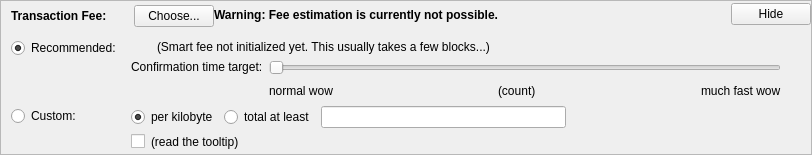
    <widget class="QFrame" name="frameFee">
     <property name="sizePolicy">
      <sizepolicy hsizetype="Expanding" vsizetype="Expanding">
       <horstretch>0</horstretch>
       <verstretch>0</verstretch>
      </sizepolicy>
     </property>
     <property name="maximumSize">
      <size>
       <width>16777215</width>
       <height>16777215</height>
      </size>
     </property>
     <property name="frameShape">
      <enum>QFrame::StyledPanel</enum>
     </property>
     <property name="frameShadow">
      <enum>QFrame::Sunken</enum>
     </property>
     <layout class="QVBoxLayout" name="verticalLayoutFee1">
      <property name="spacing">
       <number>0</number>
      </property>
      <property name="leftMargin">
       <number>0</number>
      </property>
      <property name="topMargin">
       <number>0</number>
      </property>
      <property name="rightMargin">
       <number>0</number>
      </property>
      <property name="bottomMargin">
       <number>0</number>
      </property>
      <item>
       <layout class="QVBoxLayout" name="verticalLayoutFee2" stretch="0,0,0">
        <property name="spacing">
         <number>0</number>
        </property>
        <property name="leftMargin">
         <number>10</number>
        </property>
        <property name="topMargin">
         <number>0</number>
        </property>
        <item>
         <layout class="QHBoxLayout" name="horizontalLayoutFee1">
          <property name="bottomMargin">
           <number>0</number>
          </property>
          <item>
           <layout class="QVBoxLayout" name="verticalLayoutFee7">
            <property name="spacing">
             <number>0</number>
            </property>
            <item>
             <spacer name="verticalSpacerSmartFee">
              <property name="orientation">
               <enum>Qt::Vertical</enum>
              </property>
              <property name="sizeType">
               <enum>QSizePolicy::Fixed</enum>
              </property>
              <property name="sizeHint" stdset="0">
               <size>
                <width>1</width>
                <height>4</height>
               </size>
              </property>
             </spacer>
            </item>
            <item>
             <layout class="QHBoxLayout" name="horizontalLayoutSmartFee">
              <property name="spacing">
               <number>10</number>
              </property>
              <item>
               <widget class="QLabel" name="labelFeeHeadline">
                <property name="sizePolicy">
                 <sizepolicy hsizetype="Preferred" vsizetype="Maximum">
                  <horstretch>0</horstretch>
                  <verstretch>0</verstretch>
                 </sizepolicy>
                </property>
                <property name="font">
                 <font>
                  <weight>75</weight>
                  <bold>true</bold>
                 </font>
                </property>
                <property name="styleSheet">
                 <string notr="true">font-weight:bold;</string>
                </property>
                <property name="text">
                 <string>Transaction Fee:</string>
                </property>
               </widget>
              </item>
              <item>
               <widget class="QLabel" name="labelFeeMinimized">
                <property name="text">
                 <string/>
                </property>
               </widget>
              </item>
              <item>
               <widget class="QPushButton" name="buttonChooseFee">
                <property name="text">
                 <string>Choose...</string>
                </property>
               </widget>
              </item>
             </layout>
            </item>
            <item>
             <spacer name="verticalSpacer_5">
              <property name="orientation">
               <enum>Qt::Vertical</enum>
              </property>
              <property name="sizeHint" stdset="0">
               <size>
                <width>1</width>
                <height>1</height>
               </size>
              </property>
             </spacer>
            </item>
           </layout>
          </item>
          <item>
           <widget class="QLabel" name="fallbackFeeWarningLabel">
            <property name="toolTip">
             <string>Using the fallbackfee can result in sending a transaction that will take several hours or days (or never) to confirm. Consider choosing your fee manually or wait until your have validated the complete chain.</string>
            </property>
            <property name="font">
            <font>
                <weight>75</weight>
                <bold>true</bold>
            </font>
            </property>
            <property name="text">
             <string>Warning: Fee estimation is currently not possible.</string>
            </property>
            <property name="wordWrap">
             <bool>false</bool>
            </property>
           </widget>
          </item>
          <item>
           <spacer name="horizontalSpacer_4">
            <property name="orientation">
             <enum>Qt::Horizontal</enum>
            </property>
            <property name="sizeType">
             <enum>QSizePolicy::MinimumExpanding</enum>
            </property>
            <property name="sizeHint" stdset="0">
             <size>
              <width>40</width>
              <height>20</height>
             </size>
            </property>
           </spacer>
          </item>
          <item>
           <widget class="QPushButton" name="buttonMinimizeFee">
            <property name="toolTip">
             <string>collapse fee-settings</string>
            </property>
            <property name="text">
             <string>Hide</string>
            </property>
           </widget>
          </item>
         </layout>
        </item>
        <item>
         <widget class="QFrame" name="frameFeeSelection">
          <layout class="QVBoxLayout" name="verticalLayoutFee12">
           <property name="spacing">
            <number>0</number>
           </property>
           <property name="leftMargin">
            <number>0</number>
           </property>
           <property name="topMargin">
            <number>0</number>
           </property>
           <property name="rightMargin">
            <number>0</number>
           </property>
           <property name="bottomMargin">
            <number>0</number>
           </property>
           <item>
            <layout class="QGridLayout" name="gridLayoutFee">
             <property name="topMargin">
              <number>10</number>
             </property>
             <property name="bottomMargin">
              <number>4</number>
             </property>
             <property name="horizontalSpacing">
              <number>10</number>
             </property>
             <property name="verticalSpacing">
              <number>4</number>
             </property>
             <item row="1" column="1">
              <layout class="QVBoxLayout" name="verticalLayoutFee8">
               <property name="spacing">
                <number>6</number>
               </property>
               <item>
                <layout class="QHBoxLayout" name="horizontalLayoutFee13">
                 <item>
                  <widget class="QRadioButton" name="radioCustomPerKilobyte">
                   <property name="toolTip">
                    <string>If the custom fee is set to 1000 satoshis and the transaction is only 250 bytes, then &quot;per kilobyte&quot; only pays 250 satoshis in fee, while &quot;total at least&quot; pays 1000 satoshis. For transactions bigger than a kilobyte both pay by kilobyte.</string>
                   </property>
                   <property name="text">
                    <string>per kilobyte</string>
                   </property>
                   <property name="checked">
                    <bool>true</bool>
                   </property>
                   <attribute name="buttonGroup">
                    <string notr="true">groupCustomFee</string>
                   </attribute>
                  </widget>
                 </item>
                 <item>
                  <widget class="QRadioButton" name="radioCustomAtLeast">
                   <property name="toolTip">
                    <string>If the custom fee is set to 1000 satoshis and the transaction is only 250 bytes, then &quot;per kilobyte&quot; only pays 250 satoshis in fee, while &quot;total at least&quot; pays 1000 satoshis. For transactions bigger than a kilobyte both pay by kilobyte.</string>
                   </property>
                   <property name="text">
                    <string>total at least</string>
                   </property>
                   <attribute name="buttonGroup">
                    <string notr="true">groupCustomFee</string>
                   </attribute>
                  </widget>
                 </item>
                 <item>
                  <widget class="BitcoinAmountField" name="customFee"/>
                 </item>
                 <item>
                  <spacer name="horizontalSpacer_6">
                   <property name="orientation">
                    <enum>Qt::Horizontal</enum>
                   </property>
                   <property name="sizeHint" stdset="0">
                    <size>
                     <width>1</width>
                     <height>1</height>
                    </size>
                   </property>
                  </spacer>
                 </item>
                </layout>
               </item>
               <item>
                <layout class="QHBoxLayout" name="horizontalLayoutFee8">
                 <item>
                  <widget class="QCheckBox" name="checkBoxMinimumFee">
                   <property name="toolTip">
                    <string>Paying only the minimum fee is just fine as long as there is less transaction volume than space in the blocks. But be aware that this can end up in a never confirming transaction once there is more demand for dogecoin transactions than the network can process.</string>
                   </property>
                   <property name="text">
                    <string/>
                   </property>
                  </widget>
                 </item>
                 <item>
                  <widget class="QLabel" name="labelMinFeeWarning">
                   <property name="enabled">
                    <bool>true</bool>
                   </property>
                   <property name="toolTip">
                    <string>Paying only the minimum fee is just fine as long as there is less transaction volume than space in the blocks. But be aware that this can end up in a never confirming transaction once there is more demand for dogecoin transactions than the network can process.</string>
                   </property>
                   <property name="text">
                    <string>(read the tooltip)</string>
                   </property>
                   <property name="margin">
                    <number>5</number>
                   </property>
                  </widget>
                 </item>
                 <item>
                  <spacer name="horizontalSpacer_2">
                   <property name="orientation">
                    <enum>Qt::Horizontal</enum>
                   </property>
                   <property name="sizeHint" stdset="0">
                    <size>
                     <width>1</width>
                     <height>1</height>
                    </size>
                   </property>
                  </spacer>
                 </item>
                </layout>
               </item>
              </layout>
             </item>
             <item row="0" column="0">
              <layout class="QVBoxLayout" name="verticalLayoutFee4" stretch="0,1">
               <item>
                <widget class="QRadioButton" name="radioSmartFee">
                 <property name="text">
                  <string>Recommended:</string>
                 </property>
                 <property name="checked">
                  <bool>true</bool>
                 </property>
                 <attribute name="buttonGroup">
                  <string notr="true">groupFee</string>
                 </attribute>
                </widget>
               </item>
               <item>
                <spacer name="verticalSpacer_2">
                 <property name="orientation">
                  <enum>Qt::Vertical</enum>
                 </property>
                 <property name="sizeHint" stdset="0">
                  <size>
                   <width>1</width>
                   <height>1</height>
                  </size>
                 </property>
                </spacer>
               </item>
              </layout>
             </item>
             <item row="1" column="0">
              <layout class="QVBoxLayout" name="verticalLayoutFee9" stretch="0,1">
               <item>
                <widget class="QRadioButton" name="radioCustomFee">
                 <property name="text">
                  <string>Custom:</string>
                 </property>
                 <attribute name="buttonGroup">
                  <string notr="true">groupFee</string>
                 </attribute>
                </widget>
               </item>
               <item>
                <spacer name="verticalSpacer_6">
                 <property name="orientation">
                  <enum>Qt::Vertical</enum>
                 </property>
                 <property name="sizeHint" stdset="0">
                  <size>
                   <width>1</width>
                   <height>1</height>
                  </size>
                 </property>
                </spacer>
               </item>
              </layout>
             </item>
             <item row="0" column="1">
              <layout class="QVBoxLayout" name="verticalLayoutFee3" stretch="0,0,1">
               <property name="spacing">
                <number>6</number>
               </property>
               <property name="topMargin">
                <number>2</number>
               </property>
               <item>
                <layout class="QHBoxLayout" name="horizontalLayoutFee12">
                 <item>
                  <widget class="QLabel" name="labelSmartFee">
                   <property name="text">
                    <string/>
                   </property>
                   <property name="margin">
                    <number>2</number>
                   </property>
                  </widget>
                 </item>
                 <item>
                  <widget class="QLabel" name="labelFeeEstimation">
                   <property name="text">
                    <string/>
                   </property>
                  </widget>
                 </item>
                 <item>
                  <widget class="QLabel" name="labelSmartFee2">
                   <property name="text">
                    <string>(Smart fee not initialized yet. This usually takes a few blocks...)</string>
                   </property>
                   <property name="margin">
                    <number>2</number>
                   </property>
                  </widget>
                 </item>
                 <item>
                  <spacer name="horizontalSpacer_5">
                   <property name="orientation">
                    <enum>Qt::Horizontal</enum>
                   </property>
                   <property name="sizeHint" stdset="0">
                    <size>
                     <width>1</width>
                     <height>1</height>
                    </size>
                   </property>
                  </spacer>
                 </item>
                </layout>
               </item>
               <item>
                <layout class="QHBoxLayout" name="horizontalLayoutFee9">
                 <item>
                  <layout class="QVBoxLayout" name="verticalLayoutFee6">
                   <item>
                    <widget class="QLabel" name="labelSmartFee3">
                     <property name="text">
                      <string>Confirmation time target:</string>
                     </property>
                     <property name="margin">
                      <number>2</number>
                     </property>
                    </widget>
                   </item>
                   <item>
                    <spacer name="verticalSpacer_3">
                     <property name="orientation">
                      <enum>Qt::Vertical</enum>
                     </property>
                     <property name="sizeHint" stdset="0">
                      <size>
                       <width>1</width>
                       <height>1</height>
                      </size>
                     </property>
                    </spacer>
                   </item>
                  </layout>
                 </item>
                 <item>
                  <layout class="QVBoxLayout" name="verticalLayoutFee5">
                   <property name="rightMargin">
                    <number>30</number>
                   </property>
                   <item>
                    <widget class="QSlider" name="sliderSmartFee">
                     <property name="minimum">
                      <number>0</number>
                     </property>
                     <property name="maximum">
                      <number>23</number>
                     </property>
                     <property name="pageStep">
                      <number>1</number>
                     </property>
                     <property name="value">
                      <number>0</number>
                     </property>
                     <property name="orientation">
                      <enum>Qt::Horizontal</enum>
                     </property>
                     <property name="invertedAppearance">
                      <bool>false</bool>
                     </property>
                     <property name="invertedControls">
                      <bool>false</bool>
                     </property>
                     <property name="tickPosition">
                      <enum>QSlider::NoTicks</enum>
                     </property>
                    </widget>
                   </item>
                   <item>
                    <layout class="QHBoxLayout" name="horizontalLayoutFee10">
                     <item>
                      <widget class="QLabel" name="labelSmartFeeNormal">
                       <property name="text">
                        <string>normal wow</string>
                       </property>
                      </widget>
                     </item>
                     <item>
                      <spacer name="horizontalSpacer_7">
                       <property name="orientation">
                        <enum>Qt::Horizontal</enum>
                       </property>
                       <property name="sizeHint" stdset="0">
                        <size>
                         <width>40</width>
                         <height>20</height>
                        </size>
                       </property>
                      </spacer>
                     </item>
                     <item>
                      <widget class="QLabel" name="confirmationTargetLabel">
                       <property name="text">
                        <string notr="true">(count)</string>
                       </property>
                      </widget>
                     </item>
                     <item>
                      <spacer name="horizontalSpacer_3">
                       <property name="orientation">
                        <enum>Qt::Horizontal</enum>
                       </property>
                       <property name="sizeHint" stdset="0">
                        <size>
                         <width>40</width>
                         <height>20</height>
                        </size>
                       </property>
                      </spacer>
                     </item>
                     <item>
                      <widget class="QLabel" name="labelSmartFeeFast">
                       <property name="text">
                        <string>much fast wow</string>
                       </property>
                      </widget>
                     </item>
                    </layout>
                   </item>
                  </layout>
                 </item>
                </layout>
               </item>
               <item>
                <spacer name="verticalSpacer_4">
                 <property name="orientation">
                  <enum>Qt::Vertical</enum>
                 </property>
                 <property name="sizeHint" stdset="0">
                  <size>
                   <width>1</width>
                   <height>1</height>
                  </size>
                 </property>
                </spacer>
               </item>
              </layout>
             </item>
            </layout>
           </item>
          </layout>
         </widget>
        </item>
        <item>
         <spacer name="verticalSpacerFee">
          <property name="orientation">
           <enum>Qt::Vertical</enum>
          </property>
          <property name="sizeHint" stdset="0">
           <size>
            <width>800</width>
            <height>1</height>
           </size>
          </property>
         </spacer>
        </item>
       </layout>
      </item>
     </layout>
    </widget>
